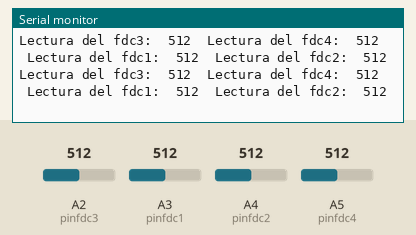
This sketch was run on a simulated Arduino Uno, built with avr-gcc and run on an emulated ATmega328P. Parts: the last lines printed to the serial monitor. The inputs (shaded band) are chosen by the test bench; at power-on: A3 (pinfdc1) = 512, A4 (pinfdc2) = 512, A5 (pinfdc4) = 512, A2 (pinfdc3) = 512.

Above: at 4.2 s.
4.3 s: A3 (pinfdc1) set to 107
At 4.37 s:
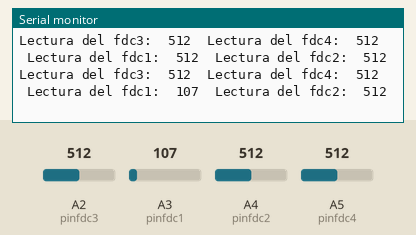
7.3 s: A3 (pinfdc1) set to 91
At 7.3 s:
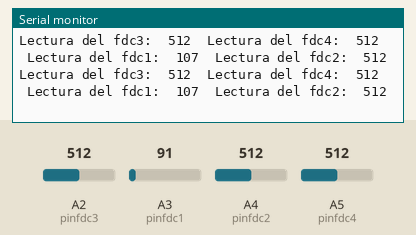
8.8 s: A4 (pinfdc2) set to 108
At 8.82 s:
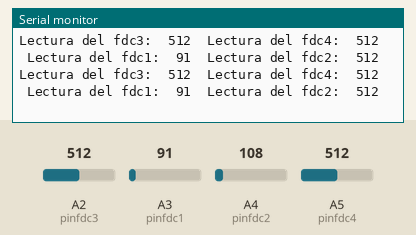
10.3 s: A4 (pinfdc2) set to 90
At 10.34 s:
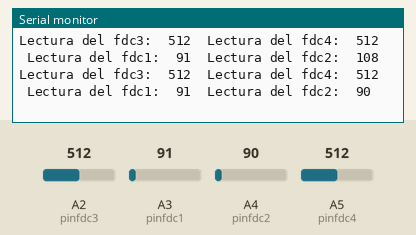
11.8 s: A5 (pinfdc4) set to 111
At 11.84 s:
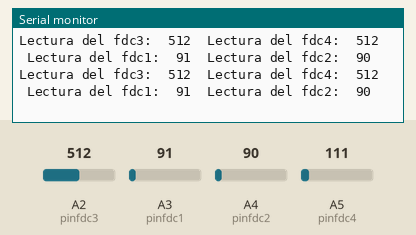
13.3 s: A5 (pinfdc4) set to 90
At 13.35 s:
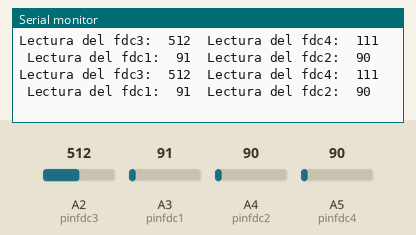
Timing chart, 0 to 16.3 s (numbered marks = the images above; inputs shaded):
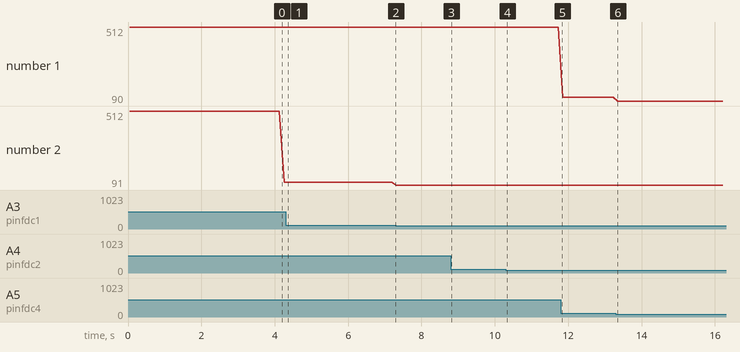

The sketch:

comprovador_de_fdc.ino
```cpp
int pinfdc1 = 3;
int pinfdc2 = 4;
int pinfdc3 = 2;
int pinfdc4 = 5;
int valor1 = 0;
int valor2 = 0;
int valor3 = 0;
int valor4 = 0;


void setup() {
Serial.begin(9600);
}

void loop()
{
valor1= analogRead(pinfdc1);
delay (2);
valor2= analogRead(pinfdc2);
valor3= analogRead(pinfdc3);
valor4= analogRead(pinfdc4);

Serial.print("Lectura del fdc1:");
Serial.print("\t");
Serial.print(valor1);
Serial.print("\t");
Serial.print("Lectura del fdc2:");
Serial.print("\t");
Serial.println(valor2);
Serial.print("Lectura del fdc3:");
Serial.print("\t");
Serial.print(valor3);
Serial.print("\t");
Serial.print("Lectura del fdc4:");
Serial.print("\t");
Serial.print(valor4);
Serial.print("\t");
delay (100);
}
```

Measured:
- plotted number 1: 512 → 111 after the input at 11.8 s
- plotted number 2: 107 → 91 after the input at 7.3 s
